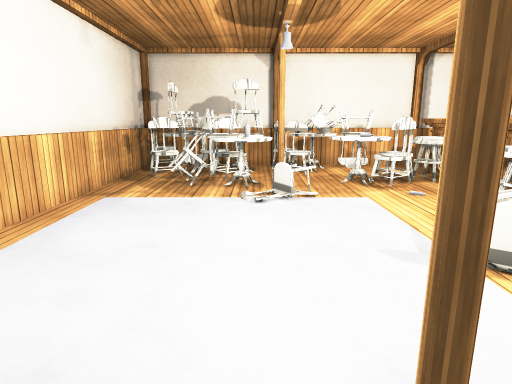
[1] (above)

16 first-person views from a walk through a 3-D level made in the Unity game engine. The camera is 1.4 m above the floor, tilts 12° down and sees 75° across. The floor is counted in squares, 0.5 m on a side. Each view is taken from the middle of a square. On the plan, view 1 faces up. The plan holds only what a view shows up to about 20 squares ahead; the rest is blank. The place goes on beyond the plan. Some animated figures are not drawn. Surface patterns are stand-ins for the level's own textures.

[2]
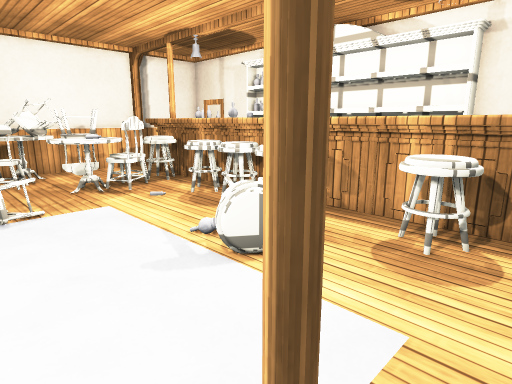

[3]
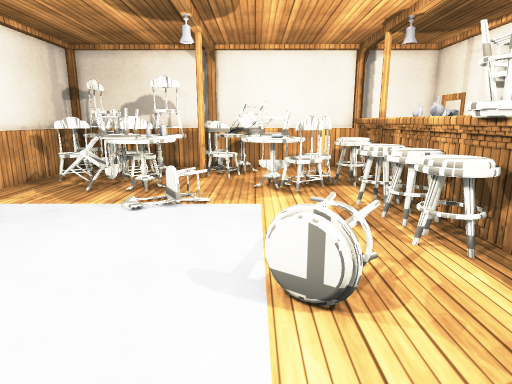

[4]
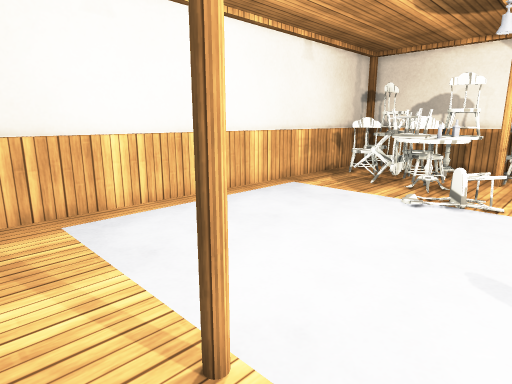

[5]
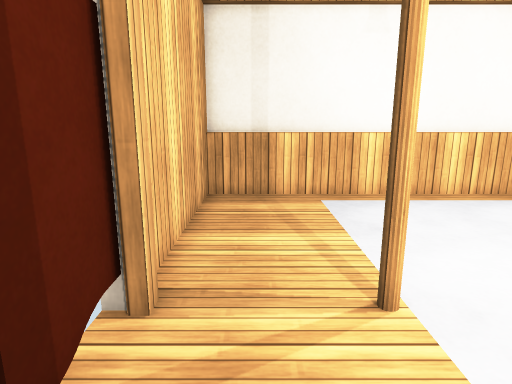

[6]
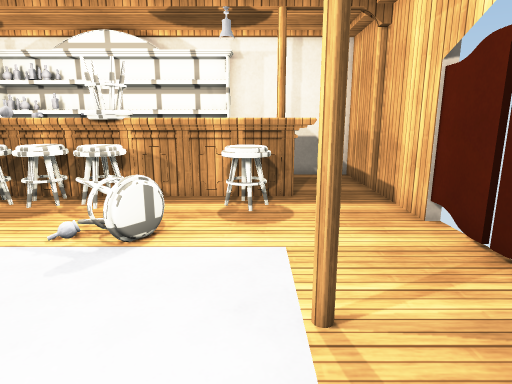

[7]
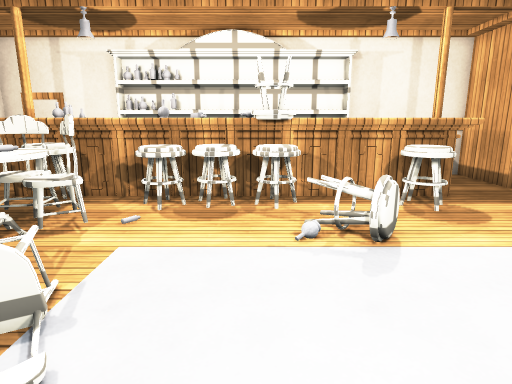

[8]
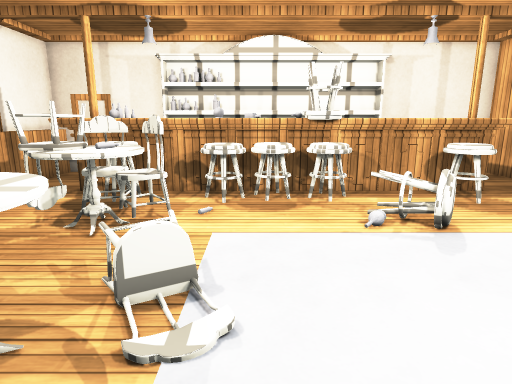

[9]
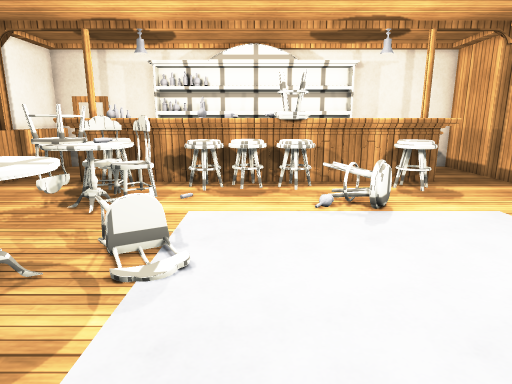

[10]
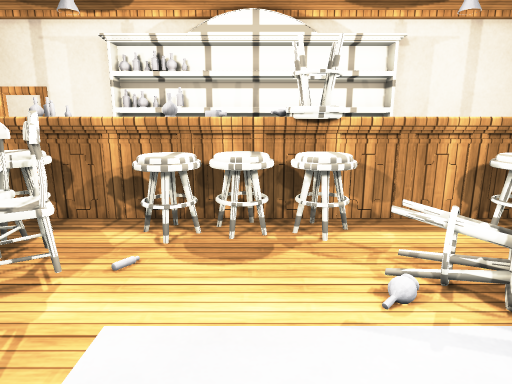

[11]
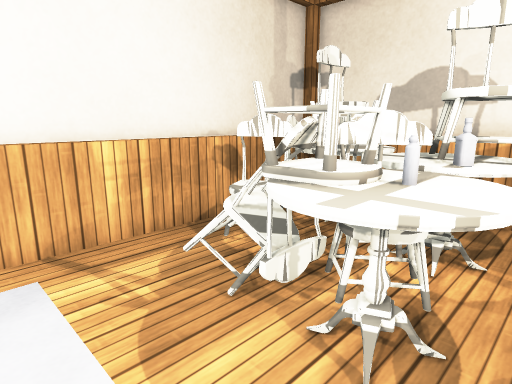

[12]
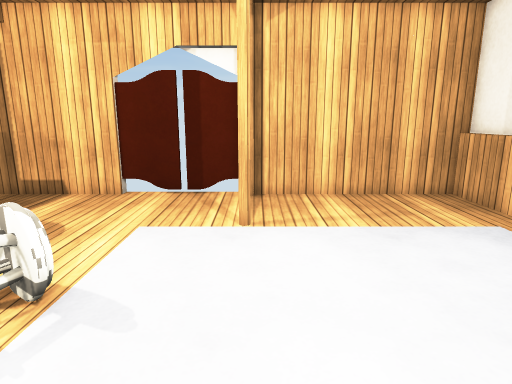

[13]
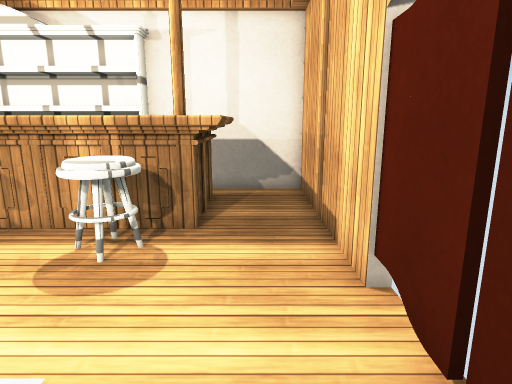

[14]
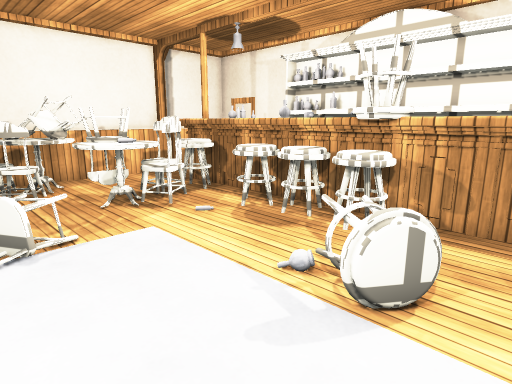

[15]
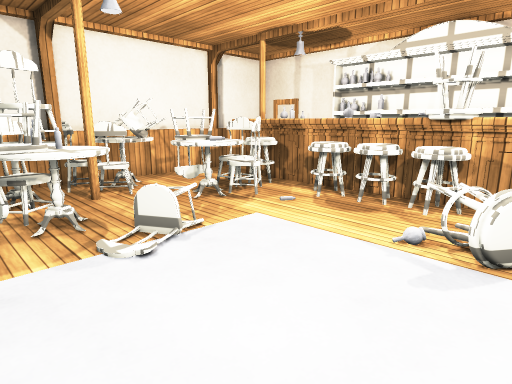

[16]
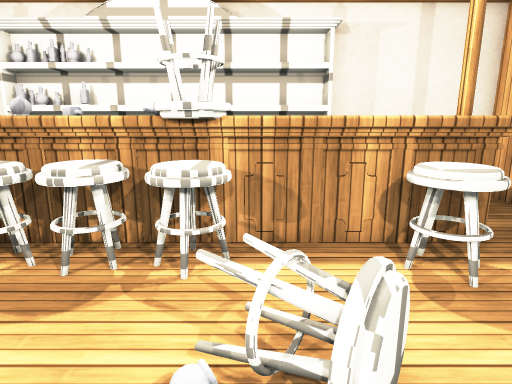

### Floor plan
Key: @ floor where view 1 was taken; # wall or solid block; x gap in a wall; . floor; ^ raised ledge; O other object.
Columns run from 7 left of view 1 to 15 right of it. Each row starts with its distance up from view 1.
 21 # OOO   OO O          #
 20 #OOOO ..OOOOO......   #
 19 #OOOOOOO.OOOO...^^^   #
 18 #.OOOOOO#OOO....^^ OO #
 17 #.OOOOOO ..OOOOOO^ OO #
 16 #.OOOOOO..OOOOOOO^   ##
 15 #..OOOOOO.OOOOOOO^   #O
 14 #...OOOOO..OOOO.^^   #O
 13 #.....OOOO.....OOO   ##
 12 #.............OOOO   ##
 11 #..............O#O   ##
 10 #..............OO^   ##
  9 #..............OOO   ##
  8 #..............OOO   ##
  7 #...........OO..^^   ##
  6 #..........OOO..^^   ##
  5 #...........O...^^   ##
  4 #.............OOO^   ##
  3 #.............OOO^    #
  2 #.......#.......^^^^^.#
  1 #...............^^^^^.#
  0 #......@..............#
 -1 #.....................#
 -2 ###########x###########

Where each view was taken, in squares from view 1:
view 1: 0 up, 0 right, facing up
view 2: 1 up, 0 right, facing up-right
view 3: 1 up, 4 right, facing up
view 4: 0 up, 4 right, facing up-left
view 5: 0 up, 6 right, facing left
view 6: 3 up, 3 left, facing right
view 7: 9 up, 3 left, facing right
view 8: 11 up, 4 left, facing right
view 9: 10 up, 6 left, facing right
view 10: 10 up, 0 right, facing right
view 11: 11 up, 1 right, facing up-left
view 12: 11 up, 1 right, facing down
view 13: 0 up, 1 right, facing right
view 14: 4 up, 0 right, facing up-right
view 15: 5 up, 3 left, facing up-right
view 16: 7 up, 2 right, facing right
